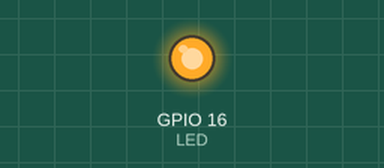
A program run on a simulated Raspberry Pi (BCM pin numbers). Parts: output pins drawn as LEDs (lit = HIGH).

Above: at 2.5 s.
At 7.5 s:
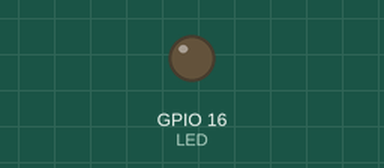
Timing chart, 0 to 13.0 s (numbered marks = the images above):
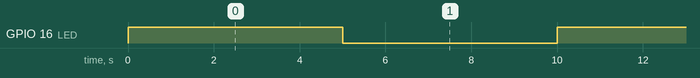

The program:

test.py
```python
import time
import lgpio

LED = 16

# open the gpio chip and set the LED pin as output
h = lgpio.gpiochip_open(0)
lgpio.gpio_claim_output(h, LED)

try:
    while True:
        # Turn the GPIO pin on
        lgpio.gpio_write(h, LED, 1)
        time.sleep(5)

        # Turn the GPIO pin off
        lgpio.gpio_write(h, LED, 0)
        time.sleep(5)
except KeyboardInterrupt:
    lgpio.gpio_write(h, LED, 0)
    lgpio.gpiochip_close(h)
```

Measured:
- by itself, GPIO 16 (LED): alternates HIGH for 5.0 s and LOW for 5.0 s
